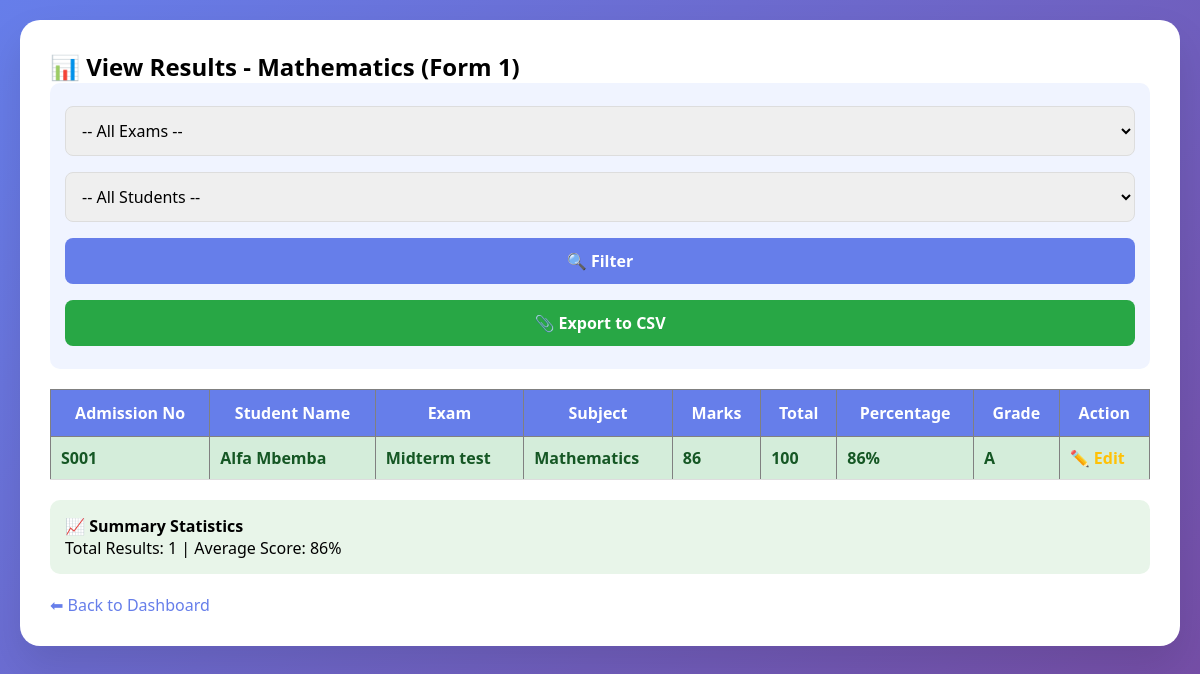
Screenshot of /teacher_view_results.php (signed in) with the database file from the repository.
### tables this page shows
CREATE TABLE `results` (
  `id` int(11) NOT NULL,
  `student_id` int(11) DEFAULT NULL,
  `exam_name` varchar(50) DEFAULT NULL,
  `subject` varchar(50) DEFAULT NULL,
  `marks` int(11) DEFAULT NULL,
  `grade` char(2) DEFAULT NULL,
  `total_marks` int(11) DEFAULT 100
);

CREATE TABLE `students` (
  `id` int(11) NOT NULL,
  `admission_no` varchar(20) DEFAULT NULL,
  `full_name` varchar(100) DEFAULT NULL,
  `class` varchar(20) DEFAULT NULL,
  `parent_phone` varchar(15) DEFAULT NULL,
  `address` text DEFAULT NULL,
  `fee_paid` decimal(10,2) DEFAULT 0.00,
  `total_fees` decimal(10,2) DEFAULT 5000.00,
  `registered_date` timestamp NOT NULL DEFAULT current_timestamp()
);

### teacher_view_results.php (the view, shortened to what this page needs)
<?php
include 'config.php';
$teacher = $_SESSION['teacher_data'];
$class = $teacher['class_assigned'];
$subject = $teacher['subject'];
function getGrade($marks, $total = 100) {
    $percentage = ($marks / $total) * 100;
    if($percentage >= 80) return 'A';
    return 'E';
}
?>
<!DOCTYPE html>
<html>
<head>
    <link rel="stylesheet" href="style.css">
</head>
<body>
<div class="container">
    <h2>📊 View Results - <?= $subject ?> (<?= $class ?>)</h2>
    <div class="filter-bar">
        <form method="GET">
            <select name="exam_name">
                <option value="">-- All Exams --</option>
            </select>
            <select name="student_id">
                <option value="">-- All Students --</option>
            </select>
            <button type="submit">🔍 Filter</button>
            <button type="button" class="export-btn" onclick="exportToCSV()">📎 Export to CSV</button>
        </form>
    </div>
    <?php
    $where = "r.subject = '$subject' AND s.class = '$class'";
    $results = $conn->query("
        SELECT r.*, s.full_name, s.admission_no
        FROM results r
        JOIN students s ON r.student_id = s.id
        WHERE $where
        ORDER BY s.full_name, r.exam_name DESC
    ");
    if($results->num_rows > 0):
    ?>
        <table border="1" cellpadding="10" cellspacing="0" width="100%" id="resultsTable">
            <thead>
                <tr>
                    <th>Admission No</th>
                    <th>Student Name</th>
                    <th>Exam</th>
                    <th>Subject</th>
                    <th>Marks</th>
                    <th>Total</th>
                    <th>Percentage</th>
                    <th>Grade</th>
                    <th>Action</th>
                </tr>
            </thead>
            <tbody>
                <?php while($row = $results->fetch_assoc()):
                    $percentage = ($row['marks'] / $row['total_marks']) * 100;
                    $grade = getGrade($row['marks'], $row['total_marks']);
                    $grade_class = "grade-" . $grade;
                ?>
                    <tr class="<?= $grade_class ?>">
                        <td><?= $row['admission_no'] ?></td>
                        <td><?= $row['full_name'] ?></td>
                        <td><?= $row['exam_name'] ?></td>
                        <td><?= $row['subject'] ?></td>
                        <td><?= $row['marks'] ?></td>
                        <td><?= $row['total_marks'] ?></td>
                        <td><?= round($percentage, 1) ?>%</td>
                        <td><?= $grade ?></td>
                        <td>
                            <a href="teacher_edit_result.php?id=<?= $row['id'] ?>" style="color:#ffc107;">✏️ Edit</a>
                        </td>
                    </tr>
                <?php endwhile; ?>
            </tbody>
        </table>
        <?php
        $stats = $conn->query("
            SELECT
                AVG((r.marks / r.total_marks) * 100) as avg_percentage,
                COUNT(r.id) as total_results
            FROM results r
            JOIN students s ON r.student_id = s.id
            WHERE $where
        ")->fetch_assoc();
        ?>
        <div style="background: #e8f5e9; padding: 15px; border-radius: 10px; margin-top: 20px;">
            <h4>📈 Summary Statistics</h4>
            <p>Total Results: <?= $stats['total_results'] ?> | Average Score: <?= round($stats['avg_percentage'], 1) ?>%</p>
        </div>
    <?php else: ?>
        <div style="background: #f8d7da; padding: 15px; border-radius: 10px; color: #721c24;">
            ❌ No results found for the selected criteria.
        </div>
    <?php endif; ?>
    <div style="margin-top: 20px;">
        <a href="teacher_dashboard.php">⬅ Back to Dashboard</a>
    </div>
</div>
</body>
</html>

### style.css (style rules this page uses)
* { margin: 0; padding: 0; box-sizing: border-box; font-family: 'Segoe UI', Tahoma, Geneva, Verdana, sans-serif; }
body { background: linear-gradient(135deg, #667eea 0%, #764ba2 100%); min-height: 100vh; padding: 20px; }
.container { max-width: 1200px; margin: auto; background: white; border-radius: 20px; padding: 30px; box-shadow: 0 20px 40px rgba(0,0,0,0.1); }
input, select, textarea, button { width: 100%; padding: 12px; margin: 8px 0; border: 1px solid #ddd; border-radius: 8px; font-size: 16px; }
button { background: #667eea; color: white; border: none; cursor: pointer; font-weight: bold; }
table { width: 100%; border-collapse: collapse; margin: 20px 0; }
th { background: #667eea; color: white; padding: 12px; }
td { padding: 10px; border-bottom: 1px solid #ddd; }
a { color: #667eea; text-decoration: none; }

### teacher_view_results.php (style rules this page uses)
.grade-A { background-color: #d4edda; color: #155724; font-weight: bold; }
.filter-bar { background: #f0f4ff; padding: 15px; border-radius: 10px; margin-bottom: 20px; }
.export-btn { background: #28a745; }

### rows the page displays
results: student.admission_no "S001", student.full_name "Alfa Mbemba", exam_name "Midterm test", subject "Mathematics", marks "86", total_marks "100", grade "A"

### other values shown
$subject "Mathematics"
$class "Form 1"
$stats['total_results'] "1"
$stats['avg_percentage'] "86"
